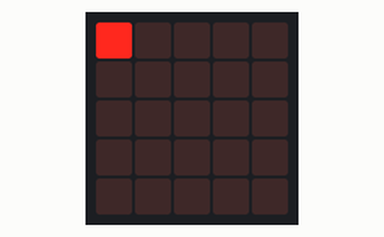
Simulated run of this program. Board: Calliope mini (MakeCode). Parts: the board's 5×5 LED display.

Above: at 0.05 s.
At 0.85 s:
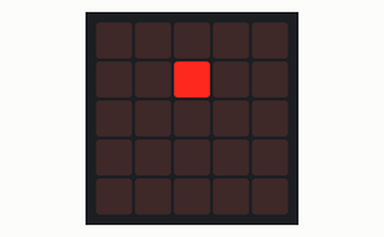
At 1.25 s:
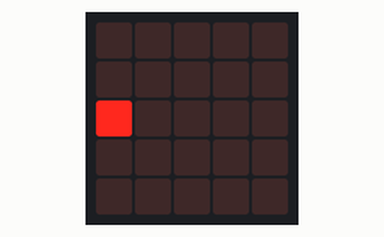
At 1.65 s:
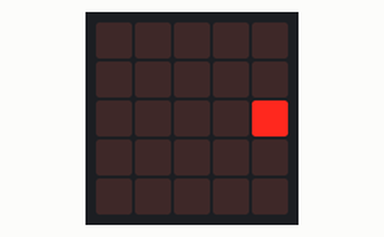
At 2.55 s:
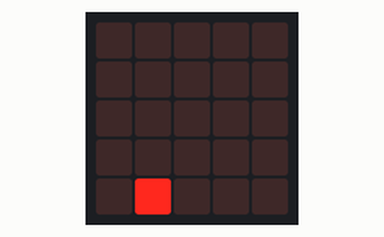
At 3.45 s:
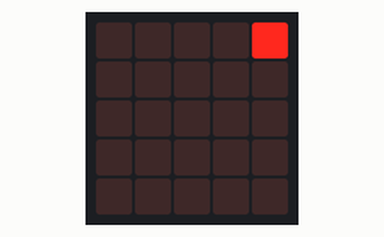

Measured:
- by itself, everything shown: repeats every 3.0 s, in 30 steps

The program:

main.ts
```typescript
let x = -1
let y = 0
let oldx = -1
let oldy = -1
function f1 () {
    led.plot(x, y)
    x += -1
    led.unplot(x, y)
    x += 2
    if (x == 6) {
        x = 0
        y += 1
    }
    if (y == 6) {
        x = 0
        y = 0
    }
}

function f2() {
    oldx = x
    oldy = y
    x += 1
    led.plot(x, y)
    led.unplot(oldx, oldy)
    if (x == 5) {
        x = -1
        y += 1
    }
    if (y == 5) {
        x = -1
        y = 0
    }
}
loops.everyInterval(100, function () {
    f2()
})
```

test.ts
```typescript
// Hier kann man Tests durchführen; diese Datei wird nicht kompiliert, wenn dieses Paket als Erweiterung verwendet wird.
```
